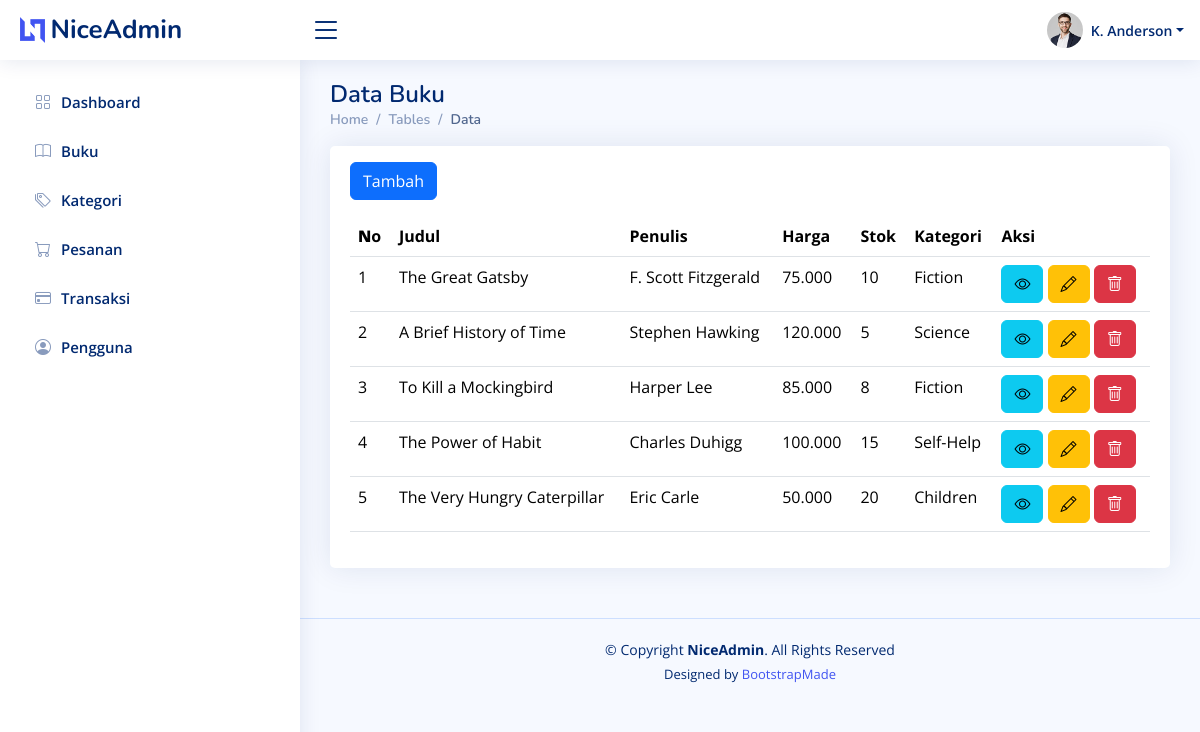
Page /admin/tables-buku.php (signed in) on the committed database.
### tables this page shows
CREATE TABLE `books` (
  `id_book` INT(11) NOT NULL AUTO_INCREMENT,
  `title` VARCHAR(255) NOT NULL,
  `author` VARCHAR(255) NOT NULL,
  `price` DECIMAL(10, 2) NOT NULL,
  `stock` INT(11) NOT NULL,
  `id_category` INT(11),
  PRIMARY KEY (`id_book`),
  FOREIGN KEY (`id_category`) REFERENCES `categories` (`id_category`) ON DELETE SET NULL
);

CREATE TABLE `categories` (
  `id_category` INT(11) NOT NULL AUTO_INCREMENT,
  `name` VARCHAR(50) NOT NULL,
  PRIMARY KEY (`id_category`)
);

### admin/tables-buku.php (the view, shortened to what this page needs)
<?php
require_once("../koneksi.php");
?>
<!DOCTYPE html>
<html lang="en">
<head>
  <link
    href="assets/vendor/bootstrap/css/bootstrap.min.css"
    rel="stylesheet" />
  <link
    href="assets/vendor/bootstrap-icons/bootstrap-icons.css"
    rel="stylesheet" />
  <link href="assets/vendor/boxicons/css/boxicons.min.css" rel="stylesheet" />
  <link href="assets/vendor/quill/quill.snow.css" rel="stylesheet" />
  <link href="assets/vendor/quill/quill.bubble.css" rel="stylesheet" />
  <link href="assets/vendor/remixicon/remixicon.css" rel="stylesheet" />
  <link href="assets/vendor/simple-datatables/style.css" rel="stylesheet" />
  <link href="assets/css/style.css" rel="stylesheet" />
</head>
<body>
  <header id="header" class="header fixed-top d-flex align-items-center">
    <div class="d-flex align-items-center justify-content-between">
      <a href="index.php" class="logo d-flex align-items-center">
        <img src="assets/img/logo.png" alt="" />
        <span class="d-none d-lg-block">NiceAdmin</span>
      </a>
      <i class="bi bi-list toggle-sidebar-btn"></i>
    </div>
    <nav class="header-nav ms-auto">
      <ul class="d-flex align-items-center">
        <li class="nav-item dropdown pe-3">
          <a
            class="nav-link nav-profile d-flex align-items-center pe-0"
            href="#"
            data-bs-toggle="dropdown">
            <img
              src="assets/img/profile-img.jpg"
              alt="Profile"
              class="rounded-circle" />
            <span class="d-none d-md-block dropdown-toggle ps-2">K. Anderson</span> </a>
        </li>
      </ul>
    </nav>
  </header>
  <aside id="sidebar" class="sidebar">
    <ul class="sidebar-nav" id="sidebar-nav">
      <li class="nav-item">
        <a class="nav-link collapsed" href="index.php">
          <i class="bi bi-grid"></i>
          <span>Dashboard</span>
        </a>
      </li>
      <li class="nav-item">
        <a class="nav-link collapsed" href="tables-buku.php">
          <i class="bi bi-book"></i>
          <span>Buku</span>
        </a>
      </li>
      <li class="nav-item">
        <a class="nav-link collapsed" href="tables-kategori.php">
          <i class="bi bi-tags"></i>
          <span>Kategori</span>
        </a>
      </li>
      <li class="nav-item">
        <a class="nav-link collapsed" href="tables-pesanan.php">
          <i class="bi bi-cart"></i>
          <span>Pesanan</span>
        </a>
      </li>
      <li class="nav-item">
        <a class="nav-link collapsed" href="tables-transaksi.php">
          <i class="bi bi-credit-card"></i>
          <span>Transaksi</span>
        </a>
      </li>
      <li class="nav-item">
        <a class="nav-link collapsed" href="tables-pengguna.php">
          <i class="bi bi-person-circle"></i>
          <span>Pengguna</span>
        </a>
      </li>
    </ul>
  </aside>
  <main id="main" class="main">
    <div class="pagetitle">
      <h1>Data Buku</h1>
      <nav>
        <ol class="breadcrumb">
          <li class="breadcrumb-item"><a href="index.php">Home</a></li>
          <li class="breadcrumb-item">Tables</li>
          <li class="breadcrumb-item active">Data</li>
        </ol>
      </nav>
    </div>
    <section class="section">
      <div class="row">
        <div class="col-lg-12">
          <div class="card">
            <div class="card-body">
              <a href="forms-add-buku.php" class="btn btn-primary btn-custom my-3">
                Tambah
              </a>
              <table class="table">
                <thead>
                  <tr>
                    <th><b>N</b>o</th>
                    <th>Judul</th>
                    <th>Penulis</th>
                    <th>Harga</th>
                    <th>Stok</th>
                    <th>Kategori</th>
                    <th>Aksi</th>
                  </tr>
                </thead>
                <?php
                $sql = "SELECT * FROM `books` LEFT JOIN categories ON books.id_category = categories.id_category";
                $query = mysqli_query($koneksi, $sql);
                $no = 1;
                while ($row = mysqli_fetch_array($query)) {
                ?>
                  <tbody>
                    <tr>
                      <td><?php echo $no; ?></td>
                      <td><?php echo htmlspecialchars($row['title']); ?></td>
                      <td><?php echo htmlspecialchars($row['author']); ?></td>
                      <td><?php echo number_format($row['price'], 0, ',', '.'); ?></td>
                      <td><?php echo $row['stock']; ?></td>
                      <td><?php echo htmlspecialchars($row['name']); ?></td>
                      <td>
                        <button class="btn btn-info btn-view-book" data-id="<?php echo $row['id_books']; ?>" data-bs-toggle="tooltip" data-bs-placement="top" title="Lihat Detail">
                          <i class="bi bi-eye"></i>
                        </button>
                        <button class="btn btn-warning btn-edit-book" data-id="<?php echo $row['id_books']; ?>" data-bs-toggle="tooltip" data-bs-placement="top" title="Edit Buku">
                          <i class="bi bi-pencil"></i>
                        </button>
                        <button class="btn btn-danger btn-delete-book" data-id="<?php echo $row['id_books']; ?>" onclick="return confirm('Yakin ingin menghapus buku ini?');" data-bs-toggle="tooltip" data-bs-placement="top" title="Hapus Buku">
                          <i class="bi bi-trash"></i>
                        </button>
                      </td>
                    </tr>
                  </tbody>
                <?php
                  $no++;
                }
                ?>
              </table>
            </div>
          </div>
        </div>
      </div>
    </section>
  </main>
  <footer id="footer" class="footer">
    <div class="copyright">
      &copy; Copyright <strong><span>NiceAdmin</span></strong>. All Rights Reserved
    </div>
    <div class="credits">
      Designed by <a href="https://bootstrapmade.com/">BootstrapMade</a>
    </div>
  </footer>
</body>
</html>

### admin/assets/css/style.css (style rules this page uses)
:root { scroll-behavior: smooth; }
body { font-family: "Open Sans", sans-serif; background: #f6f9ff; color: #444444; }
a { color: #4154f1; text-decoration: none; }
h1, h2, h3, h4, h5, h6 { font-family: "Nunito", sans-serif; }
#main { margin-top: 60px; padding: 20px 30px; transition: all 0.3s; }
.pagetitle { margin-bottom: 10px; }
.pagetitle h1 { font-size: 24px; margin-bottom: 0; font-weight: 600; color: #012970; }
.card { margin-bottom: 30px; border: none; border-radius: 5px; box-shadow: 0px 0 30px rgba(1, 41, 112, 0.1); }
.card-body { padding: 0 20px 20px 20px; }
.breadcrumb { font-size: 14px; font-family: "Nunito", sans-serif; color: #899bbd; font-weight: 600; }
.breadcrumb a { color: #899bbd; transition: 0.3s; }
.breadcrumb .breadcrumb-item::before { color: #899bbd; }
.breadcrumb .active { color: #51678f; font-weight: 600; }
.logo { line-height: 1; }
@media (min-width: 1200px) { .logo { width: 280px; } }
.logo img { max-height: 26px; margin-right: 6px; }
.logo span { font-size: 26px; font-weight: 700; color: #012970; font-family: "Nunito", sans-serif; }
.header { transition: all 0.5s; z-index: 997; height: 60px; box-shadow: 0px 2px 20px rgba(1, 41, 112, 0.1); background-color: #fff; padding-left: 20px; }
.header .toggle-sidebar-btn { font-size: 32px; padding-left: 10px; cursor: pointer; color: #012970; }
.header-nav ul { list-style: none; }
.header-nav>ul { margin: 0; padding: 0; }
.header-nav .nav-profile { color: #012970; }
.header-nav .nav-profile img { max-height: 36px; }
.header-nav .nav-profile span { font-size: 14px; font-weight: 600; }
.sidebar { position: fixed; top: 60px; left: 0; bottom: 0; width: 300px; z-index: 996; transition: all 0.3s; padding: 20px; overflow-y: auto; scrollbar-width: thin; scrollbar-color: #aab7cf transparent; box-shadow: 0px 0px 20px rgba(1, 41, 112, 0.1); background-color: #fff; }
@media (min-width: 1200px) { #main, #footer { margin-left: 300px; } }
.sidebar-nav { padding: 0; margin: 0; list-style: none; }
.sidebar-nav li { padding: 0; margin: 0; list-style: none; }
.sidebar-nav .nav-item { margin-bottom: 5px; }
.sidebar-nav .nav-link { display: flex; align-items: center; font-size: 15px; font-weight: 600; color: #4154f1; transition: 0.3; background: #f6f9ff; padding: 10px 15px; border-radius: 4px; }
.sidebar-nav .nav-link i { font-size: 16px; margin-right: 10px; color: #4154f1; }
.sidebar-nav .nav-link.collapsed { color: #012970; background: #fff; }
.sidebar-nav .nav-link.collapsed i { color: #899bbd; }
.footer { padding: 20px 0; font-size: 14px; transition: all 0.3s; border-top: 1px solid #cddfff; }
.footer .copyright { text-align: center; color: #012970; }
.footer .credits { padding-top: 5px; text-align: center; font-size: 13px; color: #012970; }

### rows in the picture
books: title "The Great Gatsby", author "F. Scott Fitzgerald", price "75.000", stock "10", id_category.name "Fiction"
books: title "A Brief History of Time", author "Stephen Hawking", price "120.000", stock "5", id_category.name "Science"
books: title "To Kill a Mockingbird", author "Harper Lee", price "85.000", stock "8", id_category.name "Fiction"
books: title "The Power of Habit", author "Charles Duhigg", price "100.000", stock "15", id_category.name "Self-Help"
books: title "The Very Hungry Caterpillar", author "Eric Carle", price "50.000", stock "20", id_category.name "Children"
